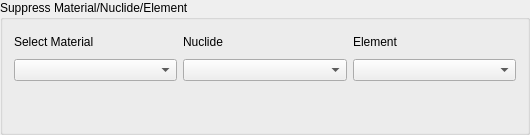
           <widget class="QGroupBox" name="groupBox_12">
            <property name="minimumSize">
             <size>
              <width>530</width>
              <height>106</height>
             </size>
            </property>
            <property name="maximumSize">
             <size>
              <width>530</width>
              <height>166666</height>
             </size>
            </property>
            <property name="title">
             <string>Suppress Material/Nuclide/Element</string>
            </property>
            <layout class="QGridLayout" name="gridLayout_16">
             <item row="0" column="0">
              <layout class="QGridLayout" name="gridLayout_22">
               <item row="0" column="2">
                <widget class="QLabel" name="label_7">
                 <property name="minimumSize">
                  <size>
                   <width>162</width>
                   <height>22</height>
                  </size>
                 </property>
                 <property name="maximumSize">
                  <size>
                   <width>16777215</width>
                   <height>22</height>
                  </size>
                 </property>
                 <property name="text">
                  <string>Nuclide</string>
                 </property>
                </widget>
               </item>
               <item row="0" column="3">
                <widget class="QLabel" name="label_8">
                 <property name="minimumSize">
                  <size>
                   <width>0</width>
                   <height>22</height>
                  </size>
                 </property>
                 <property name="maximumSize">
                  <size>
                   <width>16777215</width>
                   <height>22</height>
                  </size>
                 </property>
                 <property name="text">
                  <string>Element</string>
                 </property>
                </widget>
               </item>
               <item row="0" column="0">
                <widget class="QLabel" name="label_9">
                 <property name="minimumSize">
                  <size>
                   <width>0</width>
                   <height>22</height>
                  </size>
                 </property>
                 <property name="maximumSize">
                  <size>
                   <width>16777215</width>
                   <height>22</height>
                  </size>
                 </property>
                 <property name="text">
                  <string>Select Material</string>
                 </property>
                </widget>
               </item>
               <item row="1" column="2">
                <widget class="QComboBox" name="Nuclide_Supp_List_CB">
                 <property name="minimumSize">
                  <size>
                   <width>160</width>
                   <height>22</height>
                  </size>
                 </property>
                 <property name="maximumSize">
                  <size>
                   <width>16777215</width>
                   <height>22</height>
                  </size>
                 </property>
                </widget>
               </item>
               <item row="1" column="3">
                <widget class="QComboBox" name="Element_Supp_List_CB">
                 <property name="minimumSize">
                  <size>
                   <width>160</width>
                   <height>22</height>
                  </size>
                 </property>
                 <property name="maximumSize">
                  <size>
                   <width>16777215</width>
                   <height>22</height>
                  </size>
                 </property>
                </widget>
               </item>
               <item row="1" column="0">
                <widget class="QComboBox" name="Mat_To_Suppress_List_CB">
                 <property name="minimumSize">
                  <size>
                   <width>0</width>
                   <height>22</height>
                  </size>
                 </property>
                 <property name="maximumSize">
                  <size>
                   <width>16777215</width>
                   <height>22</height>
                  </size>
                 </property>
                </widget>
               </item>
              </layout>
             </item>
             <item row="1" column="0">
              <spacer name="verticalSpacer_2">
               <property name="orientation">
                <enum>Qt::Vertical</enum>
               </property>
               <property name="sizeHint" stdset="0">
                <size>
                 <width>20</width>
                 <height>40</height>
                </size>
               </property>
              </spacer>
             </item>
            </layout>
           </widget>
